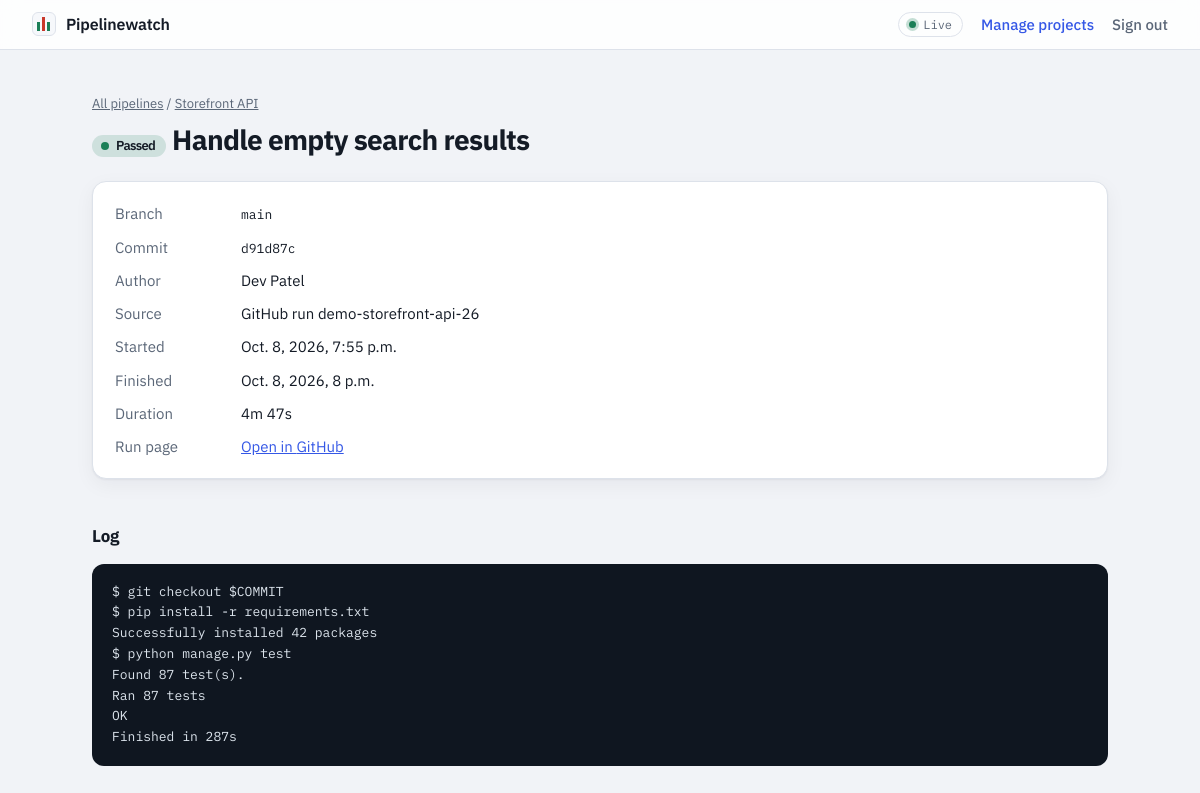
Page /builds/27/ (signed in) on the committed database.
### monitor/models.py (models this page shows, shortened)
class Build(models.Model):
    QUEUED = "queued"
    RUNNING = "running"
    SUCCESS = "success"
    FAILED = "failed"
    CANCELLED = "cancelled"
    STATUS_CHOICES = [
        (QUEUED, "Queued"),
        (RUNNING, "Running"),
        (SUCCESS, "Passed"),
        (FAILED, "Failed"),
        (CANCELLED, "Cancelled"),
    ]
    ACTIVE = (QUEUED, RUNNING)
    PROVIDER_CHOICES = [("github", "GitHub"), ("gitlab", "GitLab"), ("generic", "Generic")]
    project = models.ForeignKey(Project, on_delete=models.CASCADE, related_name="builds")
    provider = models.CharField(max_length=20, choices=PROVIDER_CHOICES, default="generic")
    external_id = models.CharField(max_length=100, help_text="Run/pipeline id from the CI system.")
    branch = models.CharField(max_length=200, blank=True)
    commit_sha = models.CharField(max_length=64, blank=True)
    commit_message = models.CharField(max_length=300, blank=True)
    author = models.CharField(max_length=150, blank=True)
    status = models.CharField(max_length=12, choices=STATUS_CHOICES, default=QUEUED, db_index=True)
    url = models.URLField(max_length=500, blank=True)
    log = models.TextField(blank=True)
    started_at = models.DateTimeField(null=True, blank=True)
    finished_at = models.DateTimeField(null=True, blank=True)
    created_at = models.DateTimeField(default=timezone.now, db_index=True)
    updated_at = models.DateTimeField(auto_now=True)
    class Meta:
        ordering = ["-created_at", "-id"]
        constraints = [
            models.UniqueConstraint(
                fields=["project", "provider", "external_id"], name="unique_build_per_run"
            )
        ]
    @property
    def short_sha(self):
        return self.commit_sha[:7]
    @property
    def duration_seconds(self):
        if not self.started_at:
            return None
        end = self.finished_at or (timezone.now() if self.status in self.ACTIVE else None)
        if end is None:
            return None
        return max(int((end - self.started_at).total_seconds()), 0)
    @property
    def duration_display(self):
        seconds = self.duration_seconds
        if seconds is None:
            return "n/a"
        minutes, seconds = divmod(seconds, 60)
        return f"{minutes}m {seconds:02d}s" if minutes else f"{seconds}s"

class Project(models.Model):
    name = models.CharField(max_length=100)
    slug = models.SlugField(unique=True, help_text="Used in the webhook URL.")
    repo_url = models.URLField(blank=True)
    webhook_secret = models.CharField(max_length=64, default=generate_secret)
    notify_email = models.EmailField(blank=True, help_text="Alert address for failed builds.")
    slack_webhook_url = models.URLField(blank=True, help_text="Slack incoming webhook for failed builds.")
    created_at = models.DateTimeField(default=timezone.now)
    class Meta:
        ordering = ["name"]
    def get_absolute_url(self):
        return reverse("project_detail", args=[self.slug])

### monitor/views.py (the view)
# urls.py: path("builds/<int:pk>/", views.build_detail, name="build_detail"),
@login_required
def build_detail(request, pk):
    build = get_object_or_404(Build.objects.select_related("project"), pk=pk)
    return render(request, "monitor/build_detail.html", {"build": build})

### monitor/templates/monitor/build_detail.html (shortened to what this page needs)
{% extends "monitor/base.html" %}
{% block content %}
<p class="crumb"><a href="{% url 'dashboard' %}">All pipelines</a> / <a href="{{ build.project.get_absolute_url }}">{{ build.project.name }}</a></p>
<h1><span class="badge s-{{ build.status }}">{{ build.get_status_display }}</span> {{ build.commit_message|default:"No commit message" }}</h1>
<dl class="facts">
  <dt>Branch</dt><dd><code>{{ build.branch|default:"n/a" }}</code></dd>
  <dt>Commit</dt><dd><code>{{ build.short_sha|default:"n/a" }}</code></dd>
  <dt>Author</dt><dd>{{ build.author|default:"n/a" }}</dd>
  <dt>Source</dt><dd>{{ build.get_provider_display }} run {{ build.external_id }}</dd>
  <dt>Started</dt><dd>{% if build.started_at %}{{ build.started_at }}{% else %}n/a{% endif %}</dd>
  <dt>Finished</dt><dd>{% if build.finished_at %}{{ build.finished_at }}{% else %}n/a{% endif %}</dd>
  <dt>Duration</dt><dd>{{ build.duration_display }}</dd>
  {% if build.url %}<dt>Run page</dt><dd><a href="{{ build.url }}" rel="noopener">Open in {{ build.get_provider_display }}</a></dd>{% endif %}
</dl>
<h2>Log</h2>
{% if build.log %}
<pre class="log">{{ build.log }}</pre>
{% else %}
<p class="empty">No log was sent with this build. Include a <code>log</code> field in generic webhooks to see output here.</p>
{% endif %}
{% endblock %}

### monitor/templates/monitor/base.html (style rules this page uses)
:root { color-scheme: light dark; --bg: #f1f3f7; --panel: #ffffff; --panel-2: #f6f8fb; --ink: #141b26; --muted: #5b6778; --line: #dde2ea; --pass: #1b7f57; --fail: #c8382b; --run: #b4741a; --queue: #6b7a8c; --cancel: #8f99a6; --accent: #3558e6; --shadow: 0 1px 2px rgba(20, 27, 38, .05), 0 6px 20px rgba(20, 27, 38, .05); --mono: "IBM Plex Mono", ui-monospace, Menlo, Consolas, monospace; --sans: "IBM Plex Sans", system-ui, -apple-system, "Segoe UI", sans-serif; }
* { box-sizing: border-box; }
body { margin: 0; background: var(--bg); color: var(--ink); font: 15px/1.55 var(--sans); -webkit-font-smoothing: antialiased; }
a { color: var(--accent); }
code { font: 13px var(--mono); }
h1 { margin: 0 0 6px; font-size: 28px; line-height: 1.25; letter-spacing: -.025em; }
h2 { margin: 44px 0 14px; font-size: 17px; letter-spacing: -.01em; }
p { margin: 8px 0; }
.crumb { font-size: 13px; color: var(--muted); }
.crumb a { color: var(--muted); }
.s-success { --c: var(--pass); }
.badge { display: inline-flex; align-items: center; gap: 7px; padding: 3px 11px 3px 9px; border-radius: 999px; font-size: 13px; font-weight: 600; color: var(--ink); text-decoration: none; background: color-mix(in srgb, var(--c, var(--queue)) 16%, transparent); }
.badge::before { content: ""; width: 8px; height: 8px; border-radius: 50%; background: var(--c, var(--queue)); }
.facts { display: grid; grid-template-columns: 110px 1fr; gap: 10px 16px; margin: 24px 0 0; padding: 20px 22px; background: var(--panel); border: 1px solid var(--line); border-radius: 14px; box-shadow: var(--shadow); }
.facts dt { color: var(--muted); }
.facts dd { margin: 0; }
pre.log { background: #0f1620; color: #dce4ec; padding: 18px 20px; border-radius: 12px; overflow: auto; max-height: 560px; font: 13px/1.6 var(--mono); }

### rows in the picture
Build: project.name "Storefront API", status "Passed", commit_message "Handle empty search results", branch "main", short_sha "d91d87c", author "Dev Patel", provider "GitHub", external_id "demo-storefront-api-26", started_at "Oct. 8, 2026, 7:55 p.m.", finished_at "Oct. 8, 2026, 8 p.m.", duration_display "4m 47s", log "$ git checkout $COMMIT $ pip install -r requirements.txt Successfully installed 42 packages $ python manage.py test Found 87 test(s). Ran 87 tests OK Finished in 287s"
